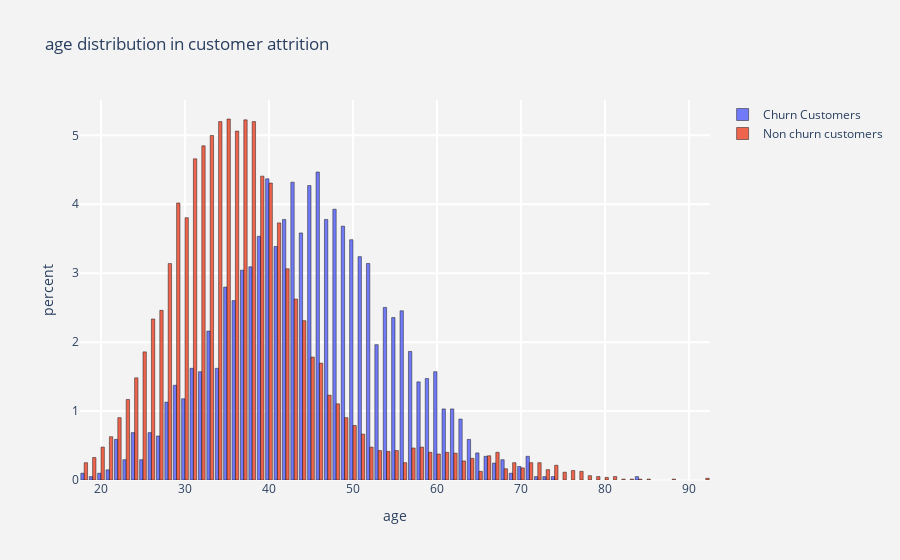

The notebook cell this image was saved under:
### Code cell
# Calling the function for plotting the histogram for creditscore column 
# Pass the mouse hover the graph for more information. 
histogram(num_cols[1])

### Figure 1 — Plotly figure (JSON) as saved in the notebook; plotly's stock layout.template omitted (floating-point values rounded to 4 significant figures; data arrays with more than 128 entries replaced by an {"elided": "..."} marker saying what was removed)
{"data": [{"histnorm": "percent", "marker": {"line": {"color": "black", "width": 0.5}}, "name": "Churn Customers", "opacity": 0.9, "type": "histogram", "x": {"elided": "2037 int values"}}, {"histnorm": "percent", "marker": {"line": {"color": "black", "width": 0.5}}, "name": "Non churn customers", "opacity": 0.9, "type": "histogram", "x": {"elided": "7963 int values"}}], "layout": {"paper_bgcolor": "rgb(243,243,243)", "plot_bgcolor": "rgb(243,243,243)", "title": {"text": "age distribution in customer attrition "}, "xaxis": {"gridcolor": "rgb(255, 255, 255)", "gridwidth": 2, "ticklen": 5, "title": {"text": "age"}, "zerolinewidth": 1}, "yaxis": {"gridcolor": "rgb(255, 255, 255)", "gridwidth": 2, "ticklen": 5, "title": {"text": "percent"}, "zerolinewidth": 1}}}
